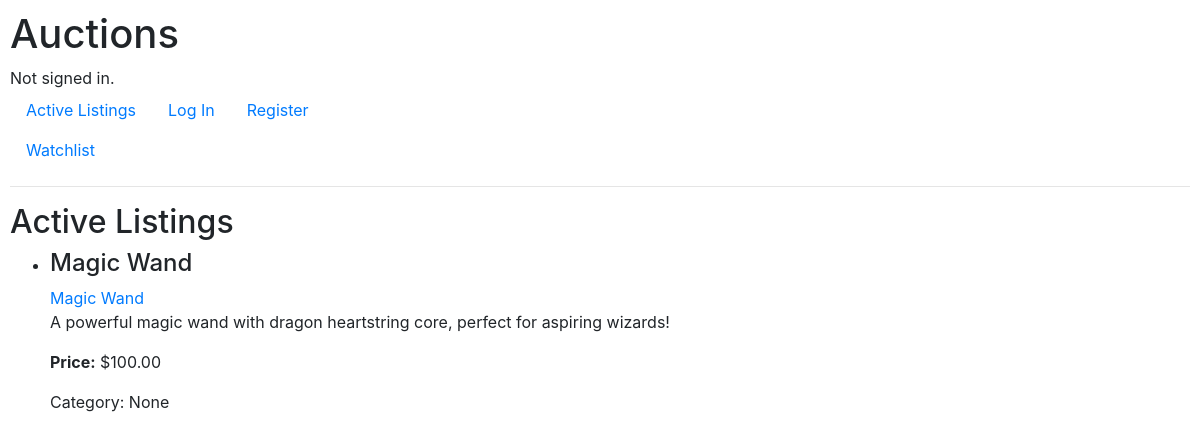
The page / on the database its author committed.
### auctions/models.py (models this page shows, shortened)
class AuctionListing(models.Model):
    title = models.CharField(max_length=100)
    description = models.TextField()
    starting_bid = models.DecimalField(max_digits=10, decimal_places=2)
    image_url = models.URLField(blank=True, null=True)
    category = models.CharField(max_length=64, blank=True, null=True)
    is_active = models.BooleanField(default=True)
    created_by = models.ForeignKey(User, on_delete=models.CASCADE, related_name="listings")
    created_at = models.DateTimeField(auto_now_add=True)

### auctions/views.py (the view)
# urls.py: path("", views.index, name="index"),
def index(request):
    active_listings = AuctionListing.objects.filter(is_active=True)
    return render(request, "auctions/index.html", {
        "listings": active_listings
    })

### auctions/templates/auctions/index.html (shortened to what this page needs)
{% extends "auctions/layout.html" %}
{% block body %}
    <h2>Active Listings</h2>
    {% if listings %}
        <ul>
        {% for listing in listings %}
            <li style="margin-bottom: 20px;">
                <h4>{{ listing.title }}</h4>
                <a href="{% url 'listing' listing.id %}">{{ listing.title }}</a>
                <p>{{ listing.description }}</p>
                <p><strong>Price:</strong> ${{ listing.starting_bid }}</p>
                <p>Category: {{ listing.category }}</p>
            </li>
        {% endfor %}
        </ul>
    {% else %}
        <p>No active listings at the moment.</p>
    {% endif %}
{% endblock %}

### auctions/static/auctions/styles.css (style rules this page uses)
body { padding: 10px; }

### rows shown on the page
AuctionListing: title "Magic Wand", description "A powerful magic wand with dragon heartstring core, perfect for aspiring wizards!", starting_bid "100.00", category "None"
